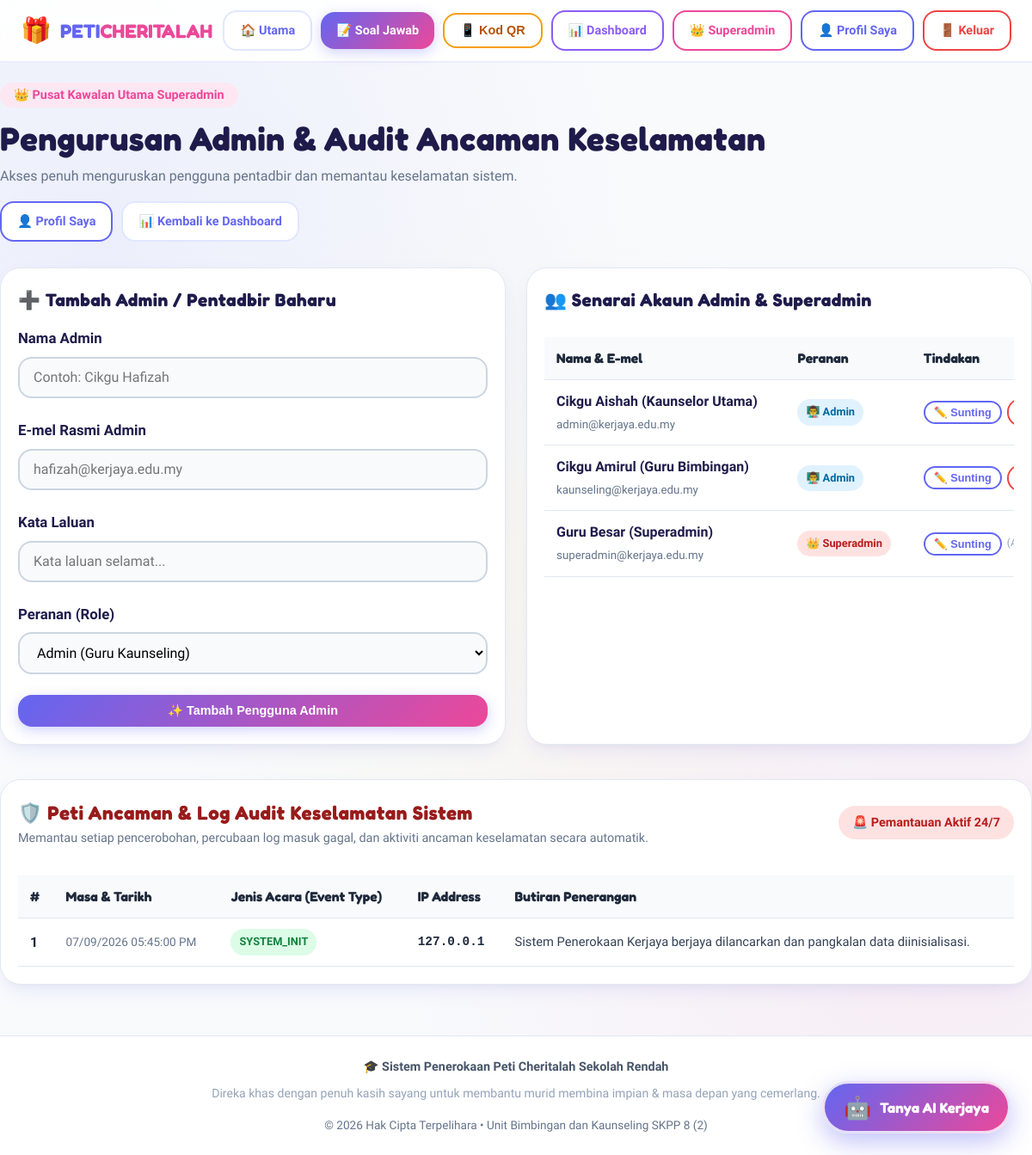
The app's page /admin/superadmin.php (signed in) with its own data.
### tables this page shows
CREATE TABLE IF NOT EXISTS `users` (
    `id` INT AUTO_INCREMENT PRIMARY KEY,
    `nama` VARCHAR(255) NOT NULL,
    `email` VARCHAR(255) NOT NULL UNIQUE,
    `password` VARCHAR(255) NOT NULL,
    `role` ENUM('admin', 'superadmin') NOT NULL DEFAULT 'admin',
    `created_at` TIMESTAMP DEFAULT CURRENT_TIMESTAMP
);

CREATE TABLE IF NOT EXISTS `security_logs` (
    `id` INT AUTO_INCREMENT PRIMARY KEY,
    `ip_address` VARCHAR(45) NOT NULL,
    `event_type` VARCHAR(100) NOT NULL,
    `description` TEXT NOT NULL,
    `user_agent` TEXT NULL,
    `created_at` TIMESTAMP DEFAULT CURRENT_TIMESTAMP
);

### admin/superadmin.php (the view, shortened to what this page needs)
<?php
require_once '../config/db.php';
$users_list = $pdo->query("SELECT * FROM users ORDER BY role ASC, created_at DESC")->fetchAll();
$threat_logs = $pdo->query("SELECT * FROM security_logs ORDER BY created_at DESC LIMIT 50")->fetchAll();
require_once '../includes/header.php';
?>
<div class="container admin-container">
    <div style="display:flex; justify-content:space-between; align-items:center; flex-wrap:wrap; margin-bottom:30px; gap:16px;">
        <div>
            <span style="background:#fce7f3; color:var(--secondary); font-weight:800; padding:6px 16px; border-radius:50px; font-size:0.9rem;">
                👑 Pusat Kawalan Utama Superadmin
            </span>
            <h1 style="font-size:2.4rem; color:#1e1b4b; margin-top:8px;">Pengurusan Admin & Audit Ancaman Keselamatan</h1>
            <p style="color:var(--text-muted);">Akses penuh menguruskan pengguna pentadbir dan memantau keselamatan sistem.</p>
        </div>
        <div style="display:flex; gap:10px; flex-wrap:wrap;">
            <a href="profile.php" class="nav-btn btn-outline" style="border-color:var(--primary); color:var(--primary);">
                👤 Profil Saya
            </a>
            <a href="dashboard.php" class="nav-btn btn-outline">
                📊 Kembali ke Dashboard
            </a>
        </div>
    </div>
    <div style="display:grid; grid-template-columns:repeat(auto-fit, minmax(400px, 1fr)); gap:24px; margin-bottom:40px;">
        <div class="table-card" style="margin-bottom:0;">
            <h3 style="font-size:1.3rem; color:#1e1b4b; margin-bottom:15px; display:flex; align-items:center; gap:8px;">
                ➕ Tambah Admin / Pentadbir Baharu
            </h3>
            <form action="superadmin.php" method="POST">
                <div class="form-group">
                    <label class="form-label" for="nama">Nama Admin</label>
                    <input type="text" id="nama" name="nama" class="form-control" placeholder="Contoh: Cikgu Hafizah" required>
                </div>
                <div class="form-group">
                    <label class="form-label" for="email">E-mel Rasmi Admin</label>
                    <input type="email" id="email" name="email" class="form-control" placeholder="hafizah@kerjaya.edu.my" required>
                </div>
                <div class="form-group">
                    <label class="form-label" for="password">Kata Laluan</label>
                    <input type="password" id="password" name="password" class="form-control" placeholder="Kata laluan selamat..." required>
                </div>
                <div class="form-group">
                    <label class="form-label" for="role">Peranan (Role)</label>
                    <select name="role" id="role" class="form-control">
                        <option value="admin">Admin (Guru Kaunseling)</option>
                    </select>
                </div>
                <button type="submit" class="btn-primary nav-btn" style="width:100%; justify-content:center;">
                    ✨ Tambah Pengguna Admin
                </button>
            </form>
        </div>
        <div class="table-card" style="margin-bottom:0;">
            <h3 style="font-size:1.3rem; color:#1e1b4b; margin-bottom:15px; display:flex; align-items:center; gap:8px;">
                👥 Senarai Akaun Admin & Superadmin
            </h3>
            <div class="table-responsive">
                <table class="custom-table">
                    <thead>
                        <tr>
                            <th>Nama & E-mel</th>
                            <th>Peranan</th>
                            <th>Tindakan</th>
                        </tr>
                    </thead>
                    <tbody>
                        <?php foreach ($users_list as $u): ?>
                            <tr>
                                <td>
                                    <strong style="color:#1e1b4b;"><?php echo htmlspecialchars($u['nama']); ?></strong>
                                    <br><small style="color:var(--text-muted);"><?php echo htmlspecialchars($u['email']); ?></small>
                                </td>
                                <td>
                                    <?php if ($u['role'] === 'superadmin'): ?>
                                        <span class="badge badge-danger">👑 Superadmin</span>
                                    <?php else: ?>
                                        <span class="badge badge-info">👨‍🏫 Admin</span>
                                    <?php endif; ?>
                                </td>
                                <td>
                                    <div style="display:flex; gap:6px; align-items:center;">
                                        <button type="button" class="btn-outline nav-btn" onclick="openModal('editAdminModal_<?php echo $u['id']; ?>')" style="padding:4px 10px; font-size:0.8rem; border-color:var(--primary); color:var(--primary);">
                                            ✏️ Sunting
                                        </button>
                                        <?php if ((int)$u['id'] !== (int)$_SESSION['user_id']): ?>
                                            <a href="superadmin.php?delete_admin=<?php echo $u['id']; ?>" class="btn-outline nav-btn" style="padding:4px 10px; font-size:0.8rem; border-color:#ef4444; color:#ef4444;" onclick="return confirm('Adakah anda pasti mahu memadam akaun admin ini?')">
                                            </a>
                                        <?php else: ?>
                                            <span style="font-size:0.75rem; color:#94a3b8;">(Anda)</span>
                                        <?php endif; ?>
                                    </div>
                                </td>
                            </tr>
                        <?php endforeach; ?>
                    </tbody>
                </table>
            </div>
        </div>
    </div>
    <div class="table-card">
        <div style="display:flex; justify-content:space-between; align-items:center; margin-bottom:20px; flex-wrap:wrap; gap:12px;">
            <div>
                <h3 style="font-size:1.4rem; color:#991b1b; display:flex; align-items:center; gap:8px;">
                    🛡️ Peti Ancaman & Log Audit Keselamatan Sistem
                </h3>
                <p style="color:var(--text-muted); font-size:0.9rem;">Memantau setiap pencerobohan, percubaan log masuk gagal, dan aktiviti ancaman keselamatan secara automatik.</p>
            </div>
            <span class="badge badge-danger" style="font-size:0.9rem; padding:8px 16px;">
                🚨 Pemantauan Aktif 24/7
            </span>
        </div>
        <div class="table-responsive">
            <table class="custom-table">
                <thead>
                    <tr>
                        <th>#</th>
                        <th>Masa & Tarikh</th>
                        <th>Jenis Acara (Event Type)</th>
                        <th>IP Address</th>
                        <th>Butiran Penerangan</th>
                    </tr>
                </thead>
                <tbody>
                    <?php if (count($threat_logs) > 0): ?>
                        <?php foreach ($threat_logs as $idx => $t): ?>
                            <tr>
                                <td><strong><?php echo $idx + 1; ?></strong></td>
                                <td style="font-size:0.85rem; color:var(--text-muted); white-space:nowrap;">
                                    <?php echo date('d/m/Y h:i:s A', strtotime($t['created_at'])); ?>
                                </td>
                                <td>
                                    <?php
                                    $evt = $t['event_type'];
                                    if ($evt === 'FAILED_LOGIN') {
                                        echo '<span class="badge badge-danger">🔒 LOGIN GAGAL</span>';
                                    } elseif ($evt === 'SUSPICIOUS_INPUT') {
                                        echo '<span class="badge badge-warning">⚠️ INPUT MENCURIGAKAN</span>';
                                    } elseif ($evt === 'UNAUTHORIZED_ACCESS' || $evt === 'UNAUTHORIZED_SUPERADMIN_ACCESS') {
                                        echo '<span class="badge badge-danger">⛔ PENCEROBOHAN</span>';
                                    } elseif ($evt === 'ADMIN_ADDED' || $evt === 'ADMIN_REMOVED' || $evt === 'ADMIN_UPDATED') {
                                        echo '<span class="badge badge-info">👤 PERUBAHAN ADMIN</span>';
                                    } else {
                                        echo '<span class="badge badge-success">' . htmlspecialchars($evt) . '</span>';
                                    }
                                    ?>
                                </td>
                                <td style="font-family:monospace; font-size:0.9rem; font-weight:700;">
                                    <?php echo htmlspecialchars($t['ip_address']); ?>
                                </td>
                                <td style="font-size:0.92rem; color:#334155;">
                                    <?php echo htmlspecialchars($t['description']); ?>
                                </td>
                            </tr>
                        <?php endforeach; ?>
                    <?php endif; ?>
                </tbody>
            </table>
        </div>
    </div>
</div>
<?php require_once '../includes/footer.php'; ?>

### includes/header.php (shortened to what this page needs)
<!DOCTYPE html>
<html lang="ms">
<head>
    <link rel="stylesheet" href="<?php echo (strpos($_SERVER['PHP_SELF'], '/admin/') !== false) ? '../assets/css/style.css' : 'assets/css/style.css'; ?>">
</head>
<body>
    <nav class="navbar">
        <a href="<?php echo (strpos($_SERVER['PHP_SELF'], '/admin/') !== false) ? '../index.php' : 'index.php'; ?>" class="navbar-brand">
            <span class="logo-icon">🎁</span>
            <span>PETI<span style="color:var(--secondary)">CHERITALAH</span></span>
        </a>
        <div class="nav-links">
            <a href="<?php echo (strpos($_SERVER['PHP_SELF'], '/admin/') !== false) ? '../index.php' : 'index.php'; ?>" class="nav-btn btn-outline">
                🏠 Utama
            </a>
            <a href="<?php echo (strpos($_SERVER['PHP_SELF'], '/admin/') !== false) ? '../soal_jawab.php' : 'soal_jawab.php'; ?>" class="nav-btn btn-primary">
                📝 Soal Jawab
            </a>
            <button type="button" class="nav-btn btn-outline" style="border-color:#f59e0b; color:#b45309;" onclick="openModal('qrCodeModal')">
                📱 Kod QR
            </button>
            <?php if (isset($_SESSION['user_role'])): ?>
                <a href="<?php echo (strpos($_SERVER['PHP_SELF'], '/admin/') !== false) ? 'dashboard.php' : 'admin/dashboard.php'; ?>" class="nav-btn btn-outline" style="border-color:var(--accent-purple); color:var(--accent-purple)">
                    📊 Dashboard
                </a>
                <?php if ($_SESSION['user_role'] === 'superadmin'): ?>
                    <a href="<?php echo (strpos($_SERVER['PHP_SELF'], '/admin/') !== false) ? 'superadmin.php' : 'admin/superadmin.php'; ?>" class="nav-btn btn-outline" style="border-color:var(--secondary); color:var(--secondary)">
                        👑 Superadmin
                    </a>
                <?php endif; ?>
                <a href="<?php echo (strpos($_SERVER['PHP_SELF'], '/admin/') !== false) ? 'profile.php' : 'admin/profile.php'; ?>" class="nav-btn btn-outline" style="border-color:var(--primary); color:var(--primary)">
                    👤 Profil Saya
                </a>
                <a href="<?php echo (strpos($_SERVER['PHP_SELF'], '/admin/') !== false) ? '../logout.php' : 'logout.php'; ?>" class="nav-btn btn-outline" style="border-color:#ef4444; color:#ef4444">
                    🚪 Keluar
                </a>
            <?php else: ?>
                <a href="<?php echo (strpos($_SERVER['PHP_SELF'], '/admin/') !== false) ? '../login.php' : 'login.php'; ?>" class="nav-btn btn-outline">
                    🔐 Log Masuk Guru
                </a>
            <?php endif; ?>
        </div>
    </nav>

### includes/footer.php (shortened to what this page needs)
    <footer class="site-footer">
        <div class="container">
            <p style="font-weight: 700; color: #475569; margin-bottom: 8px;">
                🎓 Sistem Penerokaan Peti Cheritalah Sekolah Rendah
            </p>
            <p style="font-size: 0.88rem; color: #94a3b8;">
                Direka khas dengan penuh kasih sayang untuk membantu murid membina impian & masa depan yang cemerlang.
            </p>
            <p style="margin-top: 15px; font-size: 0.85rem;">
                © <?php echo date('Y'); ?> Hak Cipta Terpelihara • Unit Bimbingan dan Kaunseling SKPP 8 (2)
            </p>
        </div>
    </footer>
    <?php require_once __DIR__ . '/ai_chat_widget.php'; ?>
</body>
</html>

### includes/ai_chat_widget.php (shortened to what this page needs)
<button id="aiFabBtn" class="ai-fab-btn" onclick="toggleAiChat()" title="Tanya AI Kerjaya & Penerangan Cita-Cita!">
    <span class="ai-fab-icon">🤖</span>
    <span class="ai-fab-text">Tanya AI Kerjaya</span>
</button>

### records on screen
users: nama "Cikgu Aishah (Kaunselor Utama)", email "admin@kerjaya.edu.my", role "👨‍🏫 Admin"
users: nama "Cikgu Amirul (Guru Bimbingan)", email "kaunseling@kerjaya.edu.my", role "👨‍🏫 Admin"
users: nama "Guru Besar (Superadmin)", email "superadmin@kerjaya.edu.my", role "👑 Superadmin", shows "(Anda)"
security_logs: created_at "07/09/2026 05:45:00 PM", event_type "SYSTEM_INIT", ip_address "127.0.0.1", description "Sistem Penerokaan Kerjaya berjaya dilancarkan dan pangkalan data diinisialisasi."
